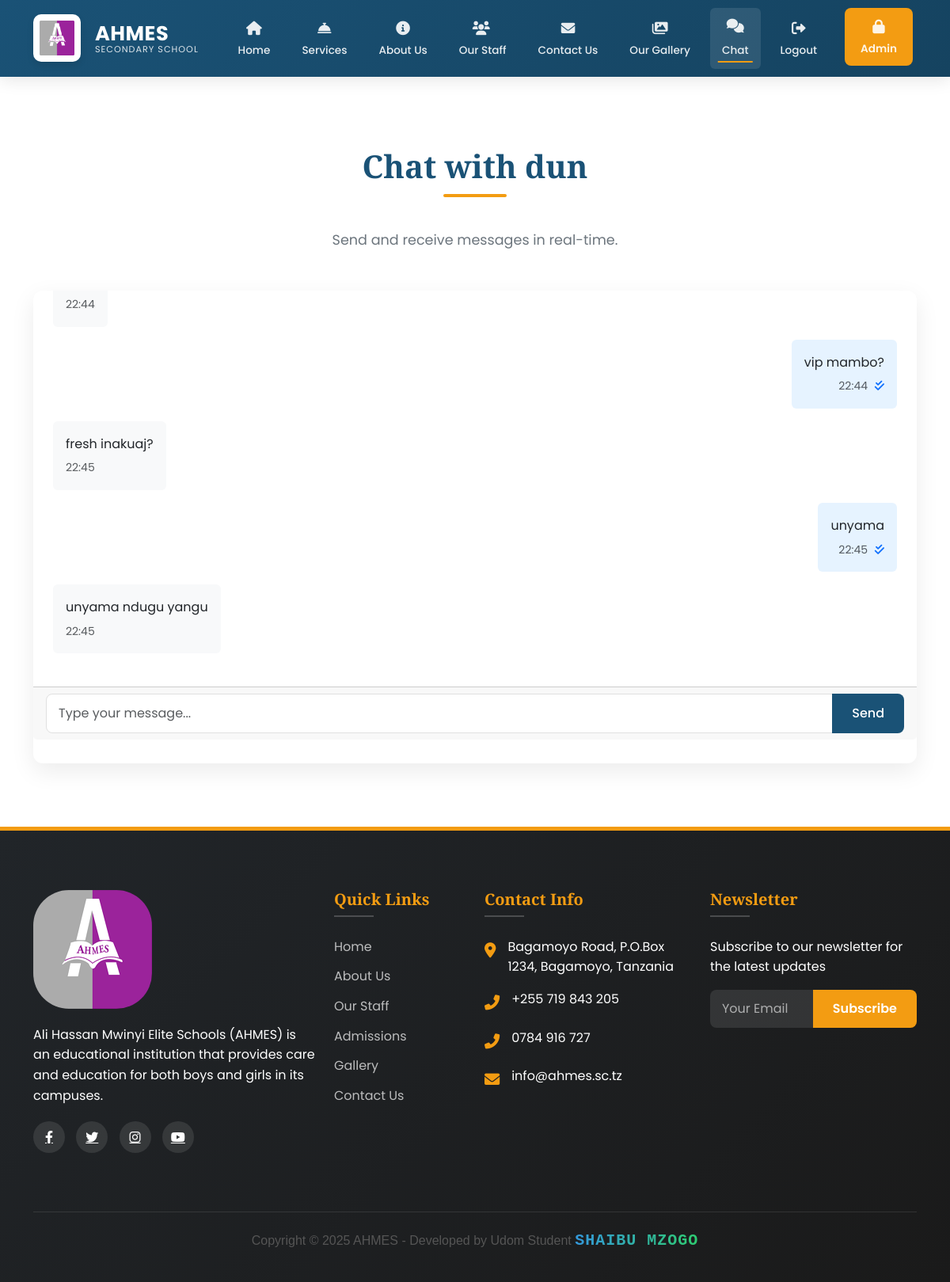
The app's page /chat/5/ (signed in), older data.
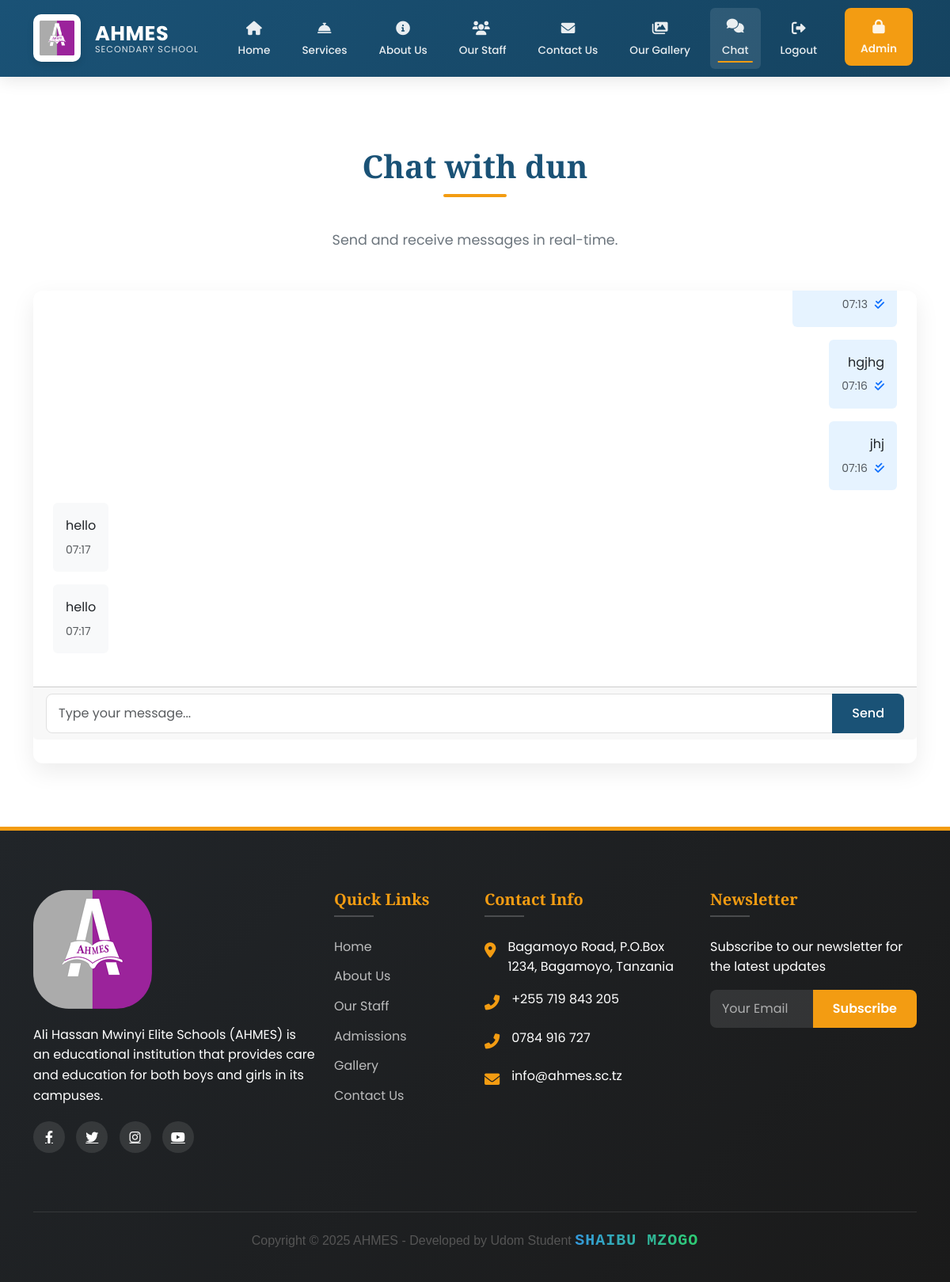
The same page, newer data.
### main/models.py (models this page shows, shortened)
class Message(models.Model):
    conversation = models.ForeignKey(Conversation, on_delete=models.CASCADE, related_name='messages')
    sender = models.ForeignKey(User, on_delete=models.CASCADE)
    content = models.TextField()
    timestamp = models.DateTimeField(auto_now_add=True)
    is_read = models.BooleanField(default=False)
    read_at = models.DateTimeField(null=True, blank=True)
    class Meta:
        ordering = ['timestamp']

### main/views.py (the view, shortened to what this page needs)
# urls.py: path('chat/<int:conversation_id>/', chat, name='chat'),
@login_required
def chat(request, conversation_id):
    conversation = get_object_or_404(
        Conversation.objects.prefetch_related('participants', 'messages__sender'),
        id=conversation_id,
        participants=request.user
    )
    unread_messages = conversation.messages.filter(
        is_read=False
    ).exclude(
        sender=request.user
    )
    if unread_messages.exists():
        unread_messages.update(is_read=True, read_at=timezone.now())
    return render(request, 'chat/chat.html', {
        'conversation': conversation,
        'form': MessageForm(),
        'other_user': conversation.participants.exclude(id=request.user.id).first(),
    })

### main/forms.py
class MessageForm(forms.ModelForm):
    class Meta:
        model = Message
        fields = ['content']
        widgets = {
            'content': forms.Textarea(attrs={
                'rows': 3,
                'placeholder': 'Type your message...'
            })
        }

### main/context_processors.py (called while the page is built)
def admin_counts(request):
    if request.user.is_authenticated and request.user.is_admin:
        return {
            'pending_comments': Comment.objects.filter(is_approved=False).count(),
            'gallery_count': Gallery.objects.count(),
        }
    return {}

### main/templates/chat/chat.html (shortened to what this page needs)
{% extends 'main/base.html' %}
{% load static %}
{% block content %}
<section class="section">
  <div class="container">
    <h2 class="section-title">Chat with {{ other_user.username }}</h2>
    <p class="section-subtitle">Send and receive messages in real-time.</p>
    <div class="row">
      <div class="col-12">
        <div class="card" data-aos="fade-up">
          <div class="card-body" id="messageContainer" style="max-height: 500px; overflow-y: auto;">
            {% for message in conversation.messages.all %}
              <div class="mb-3 {% if message.sender == request.user %}text-end{% else %}text-start{% endif %}" id="message-{{ message.id }}" data-sender-id="{{ message.sender.id }}">
                <div class="d-inline-block p-3 rounded" style="background: {% if message.sender == request.user %}#e6f3ff{% else %}#f8f9fa{% endif %}; max-width: 70%;">
                  <p class="mb-1">{{ message.content }}</p>
                  <small class="text-muted">
                    {{ message.timestamp|time:"H:i" }}
                    {% if message.sender == request.user %}
                      <span class="read-status" data-message-id="{{ message.id }}">
                        {% if message.is_read %}
                          <i class="fas fa-check-double text-primary" title="Read"></i>
                        {% else %}
                          <i class="fas fa-check text-muted" title="Sent"></i>
                        {% endif %}
                      </span>
                    {% endif %}
                  </small>
                </div>
              </div>
            {% endfor %}
          </div>
          <div class="card-footer">
            <form method="post" action="{% url 'chat' conversation.id %}" id="messageForm">
              <div class="input-group">
                <input type="text" name="content" class="form-control" placeholder="Type your message..." required id="messageInput">
                <button type="submit" class="btn btn-primary">Send</button>
              </div>
            </form>
          </div>
        </div>
      </div>
    </div>
  </div>
</section>
{% endblock %}
{% block extra_js %}
<link rel="stylesheet" href="https://cdnjs.cloudflare.com/ajax/libs/font-awesome/6.0.0/css/all.min.css">
{% endblock %}

Row changes from the older to the newer data that the page shows:
no longer on this page (row unchanged): Message: timestamp "22:44"
no longer on this page (row unchanged): Message: content "vip mambo?", timestamp "22:44", is_read True (drawn)
no longer on this page (row unchanged): Message: content "fresh inakuaj?", timestamp "22:45"
no longer on this page (row unchanged): Message: content "unyama", timestamp "22:45", is_read True (drawn)
no longer on this page (row unchanged): Message: content "unyama ndugu yangu", timestamp "22:45"
added Message: timestamp "07:13", is_read True (drawn)
added Message: content "hgjhg", timestamp "07:16", is_read True (drawn)
added Message: content "jhj", timestamp "07:16", is_read True (drawn)
added Message: content "hello", timestamp "07:17"
added Message: content "hello", timestamp "07:17"
